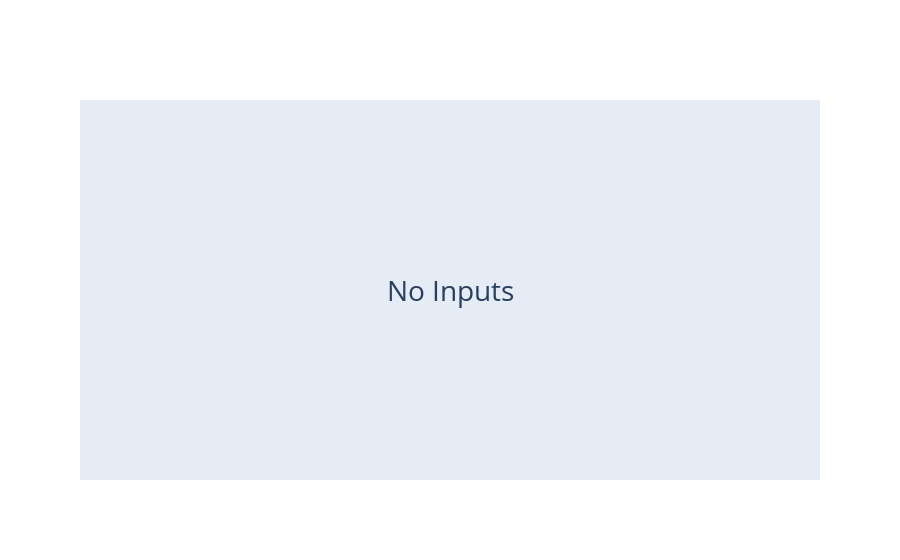

Write notebook code for a chart like this one.
### Code cell
#edge inputs to node
edge_inputs_to_node = go.Figure()
edge_inputs_to_node.add_trace(go.Scatter(
            x=[],
            y=[]))
edge_inputs_to_node.update_layout(xaxis=dict(visible=False),
                  yaxis=dict(visible=False),
                  annotations = [dict(text="No Inputs",
                                      xref="paper",
                                      yref="paper",
                                      showarrow=False,
                                      font=dict(size=28))]
                 )

### Figure 1 — Plotly figure (JSON) as saved in the notebook; plotly's stock layout.template omitted (floating-point values rounded to 4 significant figures)
{"data": [{"type": "scatter", "x": [], "y": []}], "layout": {"annotations": [{"font": {"size": 28}, "showarrow": false, "text": "No Inputs", "xref": "paper", "yref": "paper"}], "xaxis": {"visible": false}, "yaxis": {"visible": false}}}
